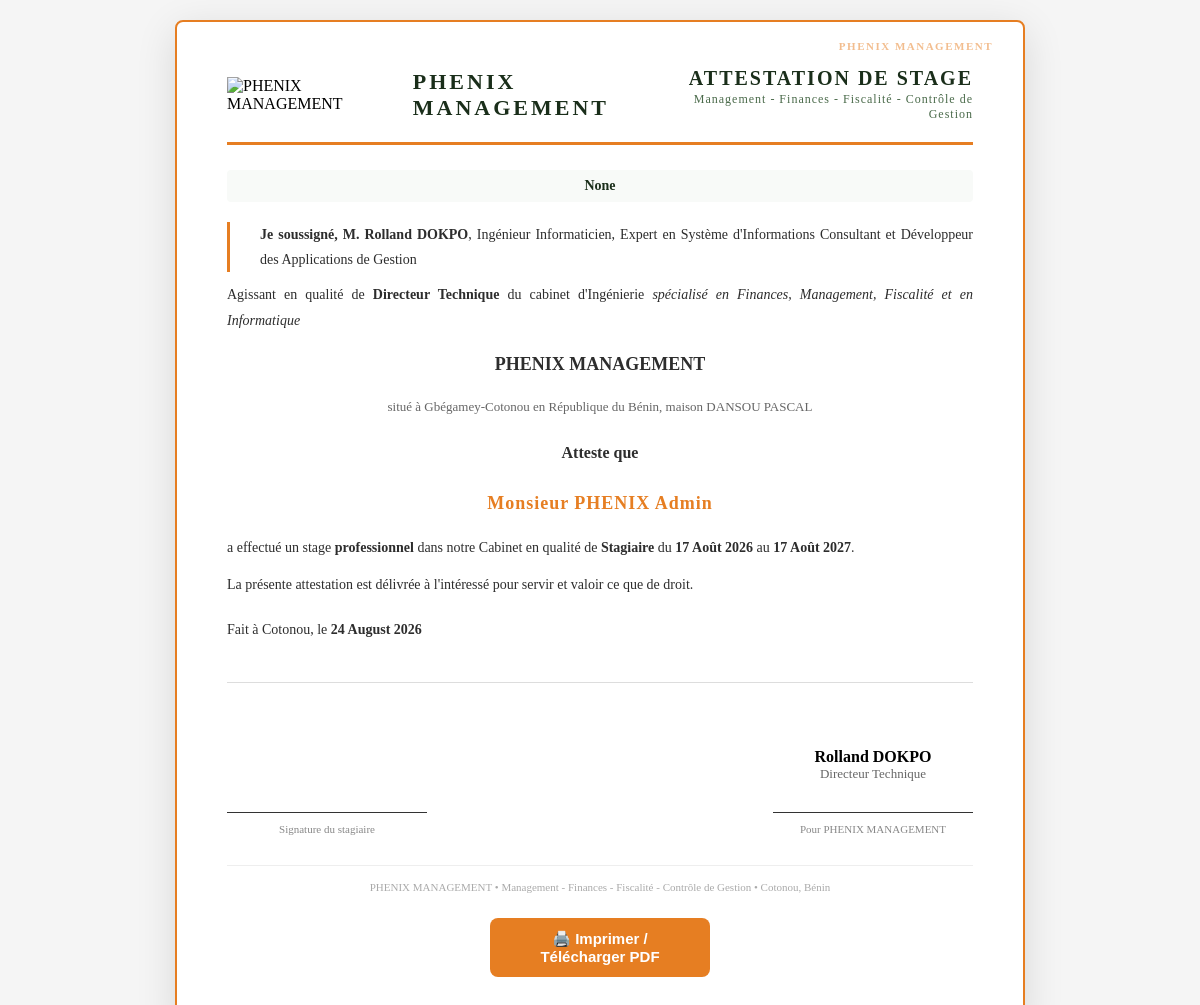
The app's page /admin/attestation/1 (signed in) with its own data.
### app/models.py (models this page shows, shortened)
class Stagiaire(db.Model):
    __tablename__ = 'stagiaires'
    id = db.Column(db.Integer, primary_key=True)
    matricule = db.Column(db.String(20), unique=True, nullable=True)
    nom = db.Column(db.String(100), nullable=False)
    prenom = db.Column(db.String(100), nullable=False)
    genre = db.Column(db.String(10), default='M.')
    email = db.Column(db.String(100), unique=True, nullable=False)
    mot_de_passe = db.Column(db.String(255), nullable=False)
    telephone = db.Column(db.String(20))
    adresse = db.Column(db.String(255))
    photo = db.Column(db.String(255), nullable=True)
    ecole = db.Column(db.String(255), nullable=True)
    niveau_etude = db.Column(db.String(100), nullable=True)
    telephone_parents = db.Column(db.String(20), nullable=True)
    duree_stage_mois = db.Column(db.Integer, default=3)
    date_debut = db.Column(db.Date, nullable=True)
    date_fin = db.Column(db.Date, nullable=True)
    type_stage = db.Column(db.String(50), nullable=True)
    statut = db.Column(db.String(50), default='en_attente')
    cv = db.Column(db.String(255), nullable=True)
    lettre_demande = db.Column(db.String(255), nullable=True)
    dernier_diplome = db.Column(db.String(255), nullable=True)
    dossier_complet = db.Column(db.Boolean, default=False)
    date_soumission = db.Column(db.DateTime, nullable=True)
    demande_envoyee = db.Column(db.Boolean, default=False)
    date_demande = db.Column(db.DateTime, nullable=True)
    statut_demande = db.Column(db.String(50), default='en_attente')
    date_validation = db.Column(db.DateTime, nullable=True)
    entretien_programme = db.Column(db.DateTime, nullable=True)
    entretien_passe = db.Column(db.Boolean, default=False)
    approuve_definitif = db.Column(db.Boolean, default=False)
    autorisation_generee = db.Column(db.Boolean, default=False)
    date_autorisation = db.Column(db.DateTime)
    numero_autorisation = db.Column(db.String(50))
    notification_generee = db.Column(db.Boolean, default=False)
    date_notification = db.Column(db.DateTime)
    numero_notification = db.Column(db.String(50))
    attestation_generee = db.Column(db.Boolean, default=False)
    date_attestation = db.Column(db.DateTime)
    numero_attestation = db.Column(db.String(50))
    dossiers_deposes = db.Column(db.Boolean, default=False)
    date_depot_dossiers = db.Column(db.DateTime)
    documents_physiques = db.Column(db.Boolean, default=False)
    date_depot_physique = db.Column(db.DateTime)
    is_active = db.Column(db.Boolean, default=True)
    created_at = db.Column(db.DateTime, default=datetime.now)
    updated_at = db.Column(db.DateTime, default=datetime.now, onupdate=datetime.now)
    def get_genre_complet(self):
        if self.genre == 'Mme':
            return 'Madame'
        return 'Monsieur'
    def _date_fr(self, date):
        if not date:
            return ""
        mois_fr = {
            'January': 'Janvier', 'February': 'Février', 'March': 'Mars',
            'April': 'Avril', 'May': 'Mai', 'June': 'Juin',
            'July': 'Juillet', 'August': 'Août', 'September': 'Septembre',
            'October': 'Octobre', 'November': 'Novembre', 'December': 'Décembre'
        }
        date_str = date.strftime('%d %B %Y')
        for en, fr in mois_fr.items():
            date_str = date_str.replace(en, fr)
        return date_str
    def date_debut_fr(self):
        return self._date_fr(self.date_debut)
    def date_fin_fr(self):
        return self._date_fr(self.date_fin)

### app/admin_routes.py (the view)
@admin_bp.route('/attestation/<int:stagiaire_id>')
def generer_attestation(stagiaire_id):
    if not session.get('admin_logged_in'):
        return "Accès refusé", 401
    stagiaire = Stagiaire.query.get_or_404(stagiaire_id)
    if stagiaire.statut != 'actif' and stagiaire.statut != 'termine':
        return "❌ Le stagiaire n'est pas actif.", 400
    if not stagiaire.dossiers_deposes:
        return "❌ Les dossiers de stage n'ont pas été déposés.", 400
    if not stagiaire.notification_generee:
        return "❌ La notification de stage n'a pas été générée.", 400
    if not stagiaire.numero_attestation:
        numero = f"N°00{stagiaire_id:04d}/PHM/{datetime.now().strftime('%Y')}"
        stagiaire.numero_attestation = numero
        stagiaire.attestation_generee = True
        stagiaire.date_attestation = datetime.now()
        db.session.commit()
    return render_template('attestation_fin_stage.html',
        stagiaire=stagiaire,
        numero=stagiaire.numero_attestation,
        date_aujourdhui=datetime.now().strftime('%d %B %Y'),
        type_stage=stagiaire.type_stage
    )

### templates/attestation_fin_stage.html (shortened to what this page needs)
<!DOCTYPE html>
<html lang="fr">
<head>
</head>
<body>
    <div class="document-container">
        <div class="header">
            <div class="left">
                <img src="{{ url_for('static', filename='images/logo.png') }}" alt="PHENIX MANAGEMENT" class="logo">
                <div class="logo-text">PHENIX MANAGEMENT</div>
            </div>
            <div class="right">
                <div class="title">Attestation de Stage</div>
                <div class="sub-title">Management - Finances - Fiscalité - Contrôle de Gestion</div>
            </div>
        </div>
        <div class="num-doc">
            <strong>{{ numero }}</strong>
        </div>
        <div class="content">
            <div class="quote">
                <p>
                    <span class="bold">Je soussigné, M. Rolland DOKPO</span>, Ingénieur Informaticien, Expert en Système d'Informations Consultant et Développeur des Applications de Gestion
                </p>
            </div>
            <p>
                Agissant en qualité de <span class="bold">Directeur Technique</span> du cabinet d'Ingénierie <span class="italic">spécialisé en Finances, Management, Fiscalité et en Informatique</span>
            </p>
            <p class="center bold" style="font-size:18px;margin:15px 0;">
                PHENIX MANAGEMENT
            </p>
            <p class="address">
                situé à Gbégamey-Cotonou en République du Bénin, maison DANSOU PASCAL
            </p>
            <p class="subtitle">
                Atteste que
            </p>
            <p class="name-line">
                {{ stagiaire.get_genre_complet() }} {{ stagiaire.prenom }} {{ stagiaire.nom }}
            </p>
            <p>
                a effectué un stage <span class="bold">{{ type_stage }}</span> dans notre Cabinet en qualité de <span class="bold">Stagiaire</span> du <span class="bold">{{ stagiaire.date_debut_fr() }}</span> au <span class="bold">{{ stagiaire.date_fin_fr() }}</span>.
            </p>
            <p>
                La présente attestation est délivrée à l'intéressé pour servir et valoir ce que de droit.
            </p>
            <p style="margin-top:20px;">
                Fait à Cotonou, le <span class="bold">{{ date_aujourdhui }}</span>
            </p>
        </div>
        <div class="signature">
            <div class="left">
                <div class="space"></div>
                <div class="line"></div>
                <div class="label-sig">Signature du stagiaire</div>
            </div>
            <div class="right">
                <div class="space"></div>
                <div class="title-sig">Rolland DOKPO</div>
                <div class="sub-sig">Directeur Technique</div>
                <div class="line"></div>
                <div class="label-sig">Pour PHENIX MANAGEMENT</div>
            </div>
        </div>
        <div class="footer">
            PHENIX MANAGEMENT • Management - Finances - Fiscalité - Contrôle de Gestion • Cotonou, Bénin
        </div>
        <button class="btn-print" onclick="window.print()">🖨️ Imprimer / Télécharger PDF</button>
    </div>
</body>
</html>

### templates/attestation_fin_stage.html (style rules this page uses)
* { margin: 0; padding: 0; box-sizing: border-box; }
body { font-family: 'Times New Roman', 'Arial', serif; background: #f5f5f5; display: flex; justify-content: center; align-items: center; min-height: 100vh; padding: 20px; }
.document-container { background: white; max-width: 850px; width: 100%; padding: 45px 50px; border-radius: 8px; box-shadow: 0 10px 40px rgba(0,0,0,0.12); border: 2px solid #E67E22; position: relative; }
.document-container::before { content: "PHENIX MANAGEMENT"; position: absolute; top: 18px; right: 30px; font-size: 11px; font-weight: 700; color: #E67E22; letter-spacing: 1.5px; opacity: 0.5; }
.header { display: flex; justify-content: space-between; align-items: center; border-bottom: 3px solid #E67E22; padding-bottom: 20px; margin-bottom: 25px; }
.header .left { display: flex; align-items: center; gap: 15px; }
.header .logo { max-height: 70px; width: auto; }
.header .logo-text { font-size: 22px; font-weight: 800; color: #1a2e1a; letter-spacing: 3px; text-transform: uppercase; }
.header .right { text-align: right; }
.header .right .title { font-size: 20px; font-weight: 700; text-transform: uppercase; color: #1a2e1a; letter-spacing: 2px; }
.header .right .sub-title { font-size: 12px; color: #4a6a4a; letter-spacing: 1px; margin-top: 2px; }
.num-doc { font-size: 14px; color: #666; margin: 10px 0 20px; padding: 8px 12px; background: #f8faf8; border-radius: 4px; text-align: center; font-weight: 700; }
.num-doc strong { color: #1a2e1a; }
.content { font-size: 14px; line-height: 1.8; }
.content p { margin-bottom: 12px; color: #2d2d2d; text-align: justify; }
.content .bold { font-weight: 700; }
.content .italic { font-style: italic; }
.content .center { text-align: center; }
.content .name-line { text-align: center; font-size: 18px; font-weight: 700; color: #E67E22; margin: 15px 0; letter-spacing: 1px; }
.content .address { text-align: center; font-size: 13px; color: #666; margin-bottom: 15px; }
.content .subtitle { text-align: center; font-size: 16px; font-weight: 600; margin: 20px 0; }
.content .quote { padding-left: 30px; border-left: 3px solid #E67E22; margin: 10px 0; }
.content .quote p { margin-bottom: 5px; }
.signature { margin-top: 40px; padding-top: 25px; border-top: 1px solid #ddd; display: flex; justify-content: space-between; align-items: flex-end; }
.signature .left, .signature .right { text-align: center; }
.signature .line { display: inline-block; width: 200px; border-bottom: 1px solid #333; margin-top: 30px; }
.signature .label-sig { font-size: 11px; color: #888; margin-top: 6px; }
.signature .title-sig { font-weight: 700; font-size: 16px; }
.signature .sub-sig { font-size: 13px; color: #666; }
.signature .space { height: 40px; }
.footer { margin-top: 30px; text-align: center; font-size: 11px; color: #aaa; border-top: 1px solid #eee; padding-top: 15px; }
.btn-print { display: block; width: 220px; margin: 25px auto 0; padding: 12px 24px; background: #E67E22; color: white; border: none; border-radius: 8px; font-size: 15px; font-weight: 600; cursor: pointer; transition: background 0.3s; }

### records on screen
Stagiaire: get_genre_complet "Monsieur", prenom "PHENIX", nom "Admin", type_stage "professionnel", date_debut_fr "17 Août 2026", date_fin_fr "17 Août 2027"

### other values on screen
{{ numero }} "None"
